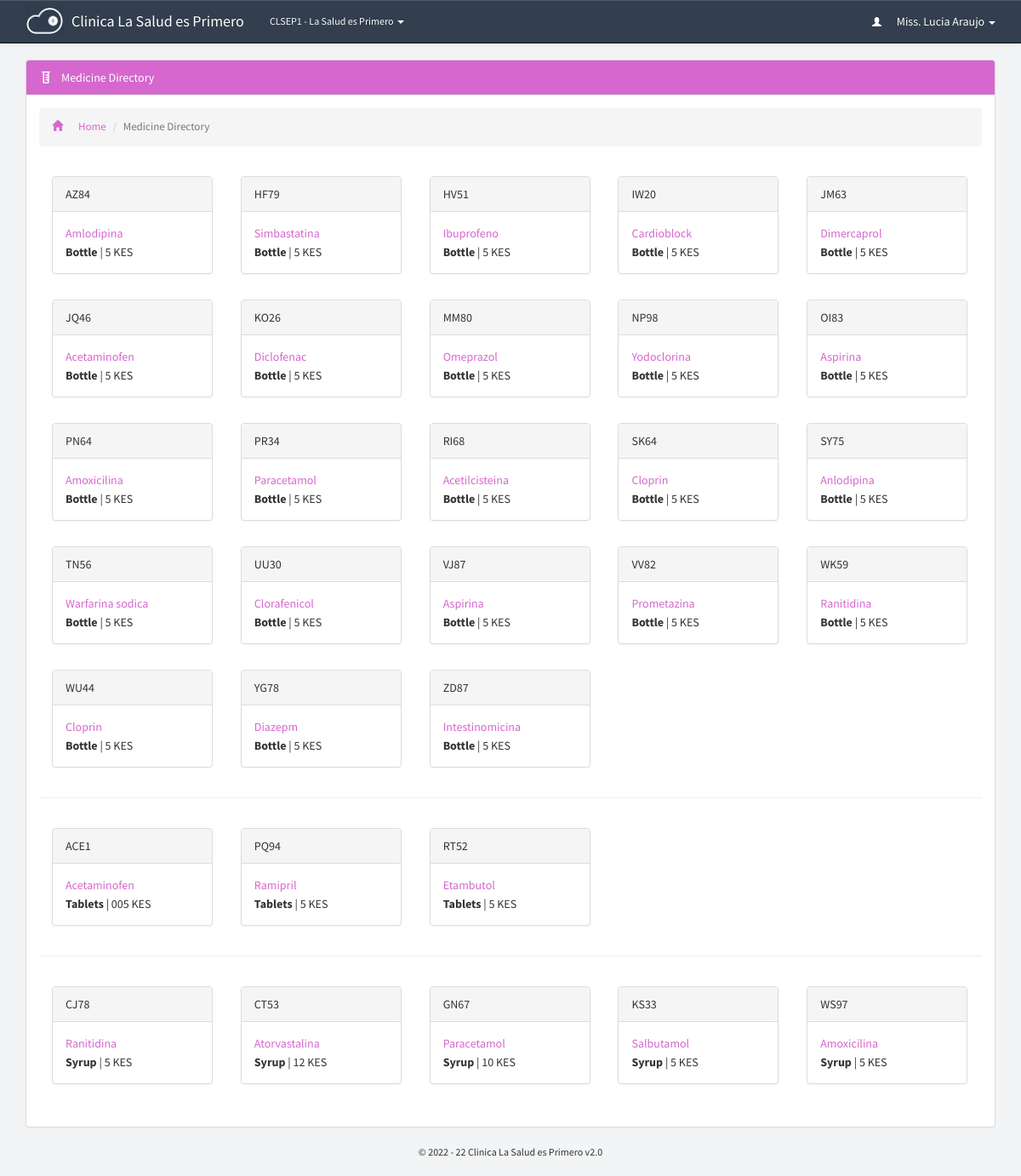
Page /medicines/index.php (signed in) on the committed database.
### tables this page shows
CREATE TABLE `p_branches_dir` (
  `id` bigint(20) NOT NULL,
  `guardian` varchar(250) NOT NULL,
  `name` varchar(250) NOT NULL,
  `address` varchar(250) NOT NULL,
  `location` varchar(250) NOT NULL,
  `contact` varchar(250) NOT NULL,
  `type` varchar(250) NOT NULL,
  `last_update` datetime NOT NULL
);

CREATE TABLE `p_medicine_dir` (
  `id` bigint(20) NOT NULL,
  `category` varchar(250) NOT NULL,
  `code` varchar(250) NOT NULL,
  `name` varchar(250) NOT NULL,
  `price` varchar(250) NOT NULL,
  `added_by` varchar(250) NOT NULL,
  `last_update` datetime NOT NULL
);

CREATE TABLE `p_global_permissions` (
  `id` varchar(250) NOT NULL DEFAULT '',
  `portal_name` varchar(250) NOT NULL,
  `version` varchar(250) NOT NULL,
  `guardian_short_name` varchar(250) NOT NULL,
  `guardian_name` varchar(250) NOT NULL,
  `register_patient` varchar(20) NOT NULL,
  `prescribe_patient` varchar(20) NOT NULL,
  `patients_directory` varchar(20) NOT NULL,
  `pending_prescriptions` varchar(20) NOT NULL,
  `add_staff` varchar(20) NOT NULL,
  `staff_directory` varchar(20) NOT NULL,
  `my_porfile` varchar(20) NOT NULL,
  `staff_profile` varchar(20) NOT NULL,
  `add_branch` varchar(20) NOT NULL,
  `branches_directory` varchar(20) NOT NULL,
  `global_settings` varchar(20) NOT NULL,
  `introduce_medicine` varchar(20) NOT NULL,
  `update_stock` varchar(20) NOT NULL,
  `consumed_stock_local` varchar(20) NOT NULL,
  `consumed_stock_global` varchar(20) NOT NULL,
  `opening_time` varchar(250) NOT NULL,
  `closing_time` varchar(250) NOT NULL,
  `during_close_time` varchar(20) NOT NULL,
  `theme` varchar(250) NOT NULL,
  `timezone` varchar(250) NOT NULL,
  `charge_mode_a` varchar(250) NOT NULL,
  `charge_mode_b` varchar(250) NOT NULL,
  `charge_mode_c` varchar(250) NOT NULL,
  `charge_mode_d` varchar(250) NOT NULL,
  `access_level_6` varchar(250) NOT NULL,
  `access_level_5` varchar(250) NOT NULL,
  `access_level_4` varchar(250) NOT NULL,
  `access_level_3` varchar(250) NOT NULL,
  `access_level_2` varchar(250) NOT NULL,
  `access_level_1` varchar(250) NOT NULL,
  `mobile_number` varchar(250) NOT NULL,
  `address` varchar(250) NOT NULL,
  `sign_level` varchar(250) NOT NULL,
  `medicine_directory` varchar(250) NOT NULL,
  `medicine_profile` varchar(250) NOT NULL,
  `patient_contact` varchar(250) NOT NULL,
  `patient_address` varchar(250) NOT NULL,
  `patient_email` varchar(250) NOT NULL,
  `edit_patient` varchar(250) NOT NULL,
  `manage_patients` varchar(250) NOT NULL,
  `auto_refresh` varchar(250) NOT NULL,
  `currency` varchar(250) NOT NULL,
  `charge_mode_a_value` int(20) NOT NULL,
  `charge_mode_b_value` int(20) NOT NULL,
  `charge_mode_c_value` int(20) NOT NULL,
  `charge_mode_d_value` int(20) NOT NULL,
  `updated_by` varchar(255) NOT NULL,
  `last_update` datetime NOT NULL,
  `recent_hours` varchar(250) NOT NULL
);

### includes/libraries.php (called while the page is built, shortened)
<?php
	include "staff.php";
	include "medicine.php";
	include "branches.php";
function sns_header($title){
	require_once "../theme/htmlhead.php";
	require_once "../theme/header.php";
}
function sns_footer(){
	require_once "../theme/footer.php";
}
?>

### pre-includes/regular-functions.php (called while the page is built, shortened)
<?php
	$global_permission=mysqli_fetch_object(mysqli_query($con,"select * from p_global_permissions where id='1'"));
function get_global($query){
	global $con;
	$get_global=mysqli_fetch_object(mysqli_query($con,"select $query from p_global_permissions where id='1' "));
	return $get_global->$query;
}
function if_logged_in(){
	if(empty($_SESSION['id'])) {
		return false;
	}else if(empty($_SESSION['branch'])){
		return false;
	}else if(empty($_SESSION['session_id'])){
		return false;
	}else if(empty($_SESSION['access_level'])){
		return false;
	}else if(empty($_SESSION['unique_code'])){
		return false;
	}else {
		return true;
	}
}
function display_permission($query,$user = NULL){
	global $con;
	if(isset($user)){
		$access_level=staff_info("access_level",$user);
	}else{
		$access_level=$_SESSION['access_level'];
	}
	$sql=mysqli_query($con,"select * from p_global_permissions")or die(mysqli_error());
	while($permission_for=mysqli_fetch_array($sql)){
	if($access_level>=$permission_for[$query]){return true;}else{return false;}
	}
}

### includes/staff.php (called while the page is built, shortened)
<?php
function staff_info($query,$id = NULL){
	global $con;
	if(!isset($id)){
		$id = $_SESSION['id'];
	}
	$call=mysqli_fetch_object(mysqli_query($con, "select * from p_staff_dir where id='$id'"));
	return $call->$query;
}
?>

### includes/branches.php (called while the page is built, shortened)
<?php
function branch_name($code){
	global $con;
	$call=mysqli_fetch_object(mysqli_query($con, "select * from p_branches_dir where id='$code'"));
	return $call->name;
}
?>

### pre-includes/all.php (called while the page is built, shortened)
<?php
include "db.php";
require_once "regular-functions.php";
?>

### includes/initiate.php (called while the page is built)
<?php
	require_once "../pre-includes/all.php";
	require_once "libraries.php";
?>

### medicines/index.php (the view, shortened to what this page needs)
<?php
	require_once "../includes/initiate.php";
	sns_header('Medicine Directory');
?>
<div id="medicine-directory" class="container page">
<div class="panel panel-default">
<div class="panel-heading theme-medicines"><span class="inlineicon medicine-mini">Medicine Directory</span></div>
<div class="panel-body">
<ol class="breadcrumb link-medicines">
  <li><a href="../dashboard"><i class="glyphicon glyphicon-home"></i>Home</a></li>
  <li class="active">Medicine Directory</li>
</ol>
<?php if(display_permission("medicine_profile")==true){?>
		<?php
		$sql=mysqli_query($con, "select * from p_medicine_dir where category='Bottle' order by code asc limit 9000")or die(mysqli_error());
		while($medicines=mysqli_fetch_array($sql)){
		?>
	    <a class="nohover" href="profile.php?id=<?php echo $medicines['id']?>">
		<div class="panel panel-default profile-card profile-medicines">
		  <div class="panel-heading _theme-medicines"><?php echo $medicines['code']?></div>
		  <div class="panel-body">
		  	<p><?php echo $medicines['name']?></p>
		  	<strong><?php echo $medicines['category']?></strong> | <?php echo $medicines['price']?> <?php echo "$global_permission->currency"?>
		  </div>
		</div>
	    </a>
		<?php } ?>
<?php } ?>
    <hr/>
	<?php if(display_permission("medicine_profile")==true){?>
		<?php
		$sql=mysqli_query($con, "select * from p_medicine_dir where category='Tablets' order by code asc limit 9000")or die(mysqli_error());
		while($medicines=mysqli_fetch_array($sql)){
		?>
	    <a class="nohover" href="profile.php?id=<?php echo $medicines['id']?>">
		<div class="panel panel-default profile-card profile-medicines">
		  <div class="panel-heading _theme-medicines"><?php echo $medicines['code']?></div>
		  <div class="panel-body">
		  	<p><?php echo $medicines['name']?></p>
		  	<strong><?php echo $medicines['category']?></strong> | <?php echo $medicines['price']?> <?php echo "$global_permission->currency"?>
		  </div>
		</div>
	    </a>
		<?php } ?>
	<?php } ?>
    <hr/>
	<?php if(display_permission("medicine_profile")==true){?>
		<?php
		$sql=mysqli_query($con, "select * from p_medicine_dir where category='Syrup' order by code asc limit 9000")or die(mysqli_error());
		while($medicines=mysqli_fetch_array($sql)){
		?>
	    <a class="nohover" href="profile.php?id=<?php echo $medicines['id']?>">
		<div class="panel panel-default profile-card profile-medicines">
		  <div class="panel-heading _theme-medicines"><?php echo $medicines['code']?></div>
		  <div class="panel-body">
		  	<p><?php echo $medicines['name']?></p>
		  	<strong><?php echo $medicines['category']?></strong> | <?php echo $medicines['price']?> <?php echo "$global_permission->currency"?>
		  </div>
		</div>
	    </a>
		<?php } ?>
	<?php } ?>
	<br><br>
</div>
</div>
</div>

### theme/header.php (shortened to what this page needs)
<link rel="stylesheet" href="//netdna.bootstrapcdn.com/bootstrap/3.0.3/css/bootstrap.min.css">
<link rel="stylesheet" href="../theme/css/bootstrap.min.css">
<link rel="stylesheet" href="../theme/css/bootstrap-theme.min.css">
<link rel="stylesheet" href="../theme/css/main.css">
</head>
<body>
<?php
  if( if_logged_in() == true ):
?>
<nav class="navbar navbar-default navbar-fixed-top navbar-inverse">
  <div class="container">
    <div class="navbar-header">
      <a class="navbar-brand" href="../dashboard">
        <div class="img-brand img-responsive"><img alt="Brand" src="../theme/images/mini-inline-logo-res.png" class="img-responsive img-brand"/></div>
        <div class="text"><?php echo get_global('portal_name');?></div>
      </a>
    </div>
    <div class="collapse navbar-collapse" id="bs-example-navbar-collapse-1">
      <ul class="nav navbar-nav">
       <li class="dropdown mini">
          <a href="#" class="dropdown-toggle" data-toggle="dropdown" role="button" aria-haspopup="true" aria-expanded="false"><?php echo get_global('guardian_short_name'); echo staff_info('branch');?> - <?php echo branch_name(staff_info('branch'));?> <span class="caret"></span></a>
        </li>
      </ul>
      <ul class="nav navbar-nav navbar-right">
       <li class="dropdown">
          <a href="#" class="dropdown-toggle" data-toggle="dropdown" role="button" aria-haspopup="true" aria-expanded="false"><i class="glyphicon glyphicon-user"></i> <?php echo staff_info("full_name");?> <span class="caret"></span></a>
        </li>
      </ul>
    </div>
  </div>
</nav>
<?php endif; ?>

### theme/css/main.css (style rules this page uses)
body,html { background:#F3F4F5;font-family:'Source Sans Pro',sans-serif }
p { font-family:"Helvatica",Arial,sans-serif }
.page.container { margin-top:70px }
.panel-body:before { -webkit-clip-path:polygon(0 0,100% 0,100% 56%,0 42%);clip-path:polygon(0 0,100% 0,100% 56%,0 42%);background-color:#e2e8ec!important }
.navbar-inverse { background:#333f4e!important;color:#fff }
.navbar-nav .mini { font-size:12px }
.navbar-inverse .navbar-brand,.navbar-default .navbar-brand,.navbar-inverse .navbar-nav>li>a,.navbar-default .navbar-nav>li>a { color:#fff!important }
.navbar-inverse .navbar-brand { padding-top:0 }
.navbar-inverse .img-brand { padding-top:0;margin-top:-4px;max-height:33px }
.navbar-inverse .navbar-brand .img-brand,.navbar-inverse .navbar-brand .text { display:inline-block!important }
.navbar-inverse .navbar-brand .text { padding-top:15px!important;margin-left:5px }
.navbar-nav .glyphicon { font-size:11px!important;padding-right:15px }
.theme-medicines { background:#D667CE!important;color:#fff!important }
.link-medicines a { color:#D667CE!important }
.breadcrumb i { padding-right:18px }
.panel-body li { list-style:none;padding:5px 0;font-size:13px;color:#333 }
.panel-default>.panel-heading { background-image:none }
.medicine-mini { background:url(../icons/medicine-mini.png) no-repeat 3px 2px;padding-left:26px;background-size:10px auto }
.profile-medicines { min-width:189px;margin:15px;display:inline-block }
a .profile-medicines { color:#333 }
a .profile-medicines p { font-family:'Source Sans Pro',sans-serif;color:#D667CE;margin:0 0 2px }

### rows in the picture
p_branches_dir: name "La Salud es Primero"
p_medicine_dir: code "AZ84", name "Amlodipina", category "Bottle", price "5"
p_global_permissions: currency "KES"
p_medicine_dir: code "HF79", name "Simbastatina", category "Bottle", price "5"
p_medicine_dir: code "HV51", name "Ibuprofeno", category "Bottle", price "5"
p_medicine_dir: code "IW20", name "Cardioblock", category "Bottle", price "5"
p_medicine_dir: code "JM63", name "Dimercaprol", category "Bottle", price "5"
p_medicine_dir: code "JQ46", name "Acetaminofen", category "Bottle", price "5"
p_medicine_dir: code "KO26", name "Diclofenac", category "Bottle", price "5"
p_medicine_dir: code "MM80", name "Omeprazol", category "Bottle", price "5"
p_medicine_dir: code "NP98", name "Yodoclorina", category "Bottle", price "5"
p_medicine_dir: code "OI83", name "Aspirina", category "Bottle", price "5"
p_medicine_dir: code "PN64", name "Amoxicilina", category "Bottle", price "5"
p_medicine_dir: code "PR34", name "Paracetamol", category "Bottle", price "5"
p_medicine_dir: code "RI68", name "Acetilcisteina", category "Bottle", price "5"
p_medicine_dir: code "SK64", name "Cloprin", category "Bottle", price "5"
p_medicine_dir: code "SY75", name "Anlodipina", category "Bottle", price "5"
p_medicine_dir: code "TN56", name "Warfarina sodica", category "Bottle", price "5"
p_medicine_dir: code "UU30", name "Clorafenicol", category "Bottle", price "5"
p_medicine_dir: code "VJ87", name "Aspirina", category "Bottle", price "5"
p_medicine_dir: code "VV82", name "Prometazina", category "Bottle", price "5"
p_medicine_dir: code "WK59", name "Ranitidina", category "Bottle", price "5"
p_medicine_dir: code "WU44", name "Cloprin", category "Bottle", price "5"
p_medicine_dir: code "YG78", name "Diazepm", category "Bottle", price "5"
p_medicine_dir: code "ZD87", name "Intestinomicina", category "Bottle", price "5"
p_medicine_dir: code "ACE1", name "Acetaminofen", category "Tablets", price "005"
p_medicine_dir: code "PQ94", name "Ramipril", category "Tablets", price "5"
p_medicine_dir: code "RT52", name "Etambutol", category "Tablets", price "5"
p_medicine_dir: code "CJ78", name "Ranitidina", category "Syrup", price "5"
p_medicine_dir: code "CT53", name "Atorvastalina", category "Syrup", price "12"
p_medicine_dir: code "GN67", name "Paracetamol", category "Syrup", price "10"
p_medicine_dir: code "KS33", name "Salbutamol", category "Syrup", price "5"
p_medicine_dir: code "WS97", name "Amoxicilina", category "Syrup", price "5"

### other values in the picture
get_global('portal_name') "Clinica La Salud es Primero"
get_global('guardian_short_name') "CLSEP"
staff_info('branch') "1"
staff_info("full_name") "Miss. Lucia Araujo"
get_global('version') "2.0"
